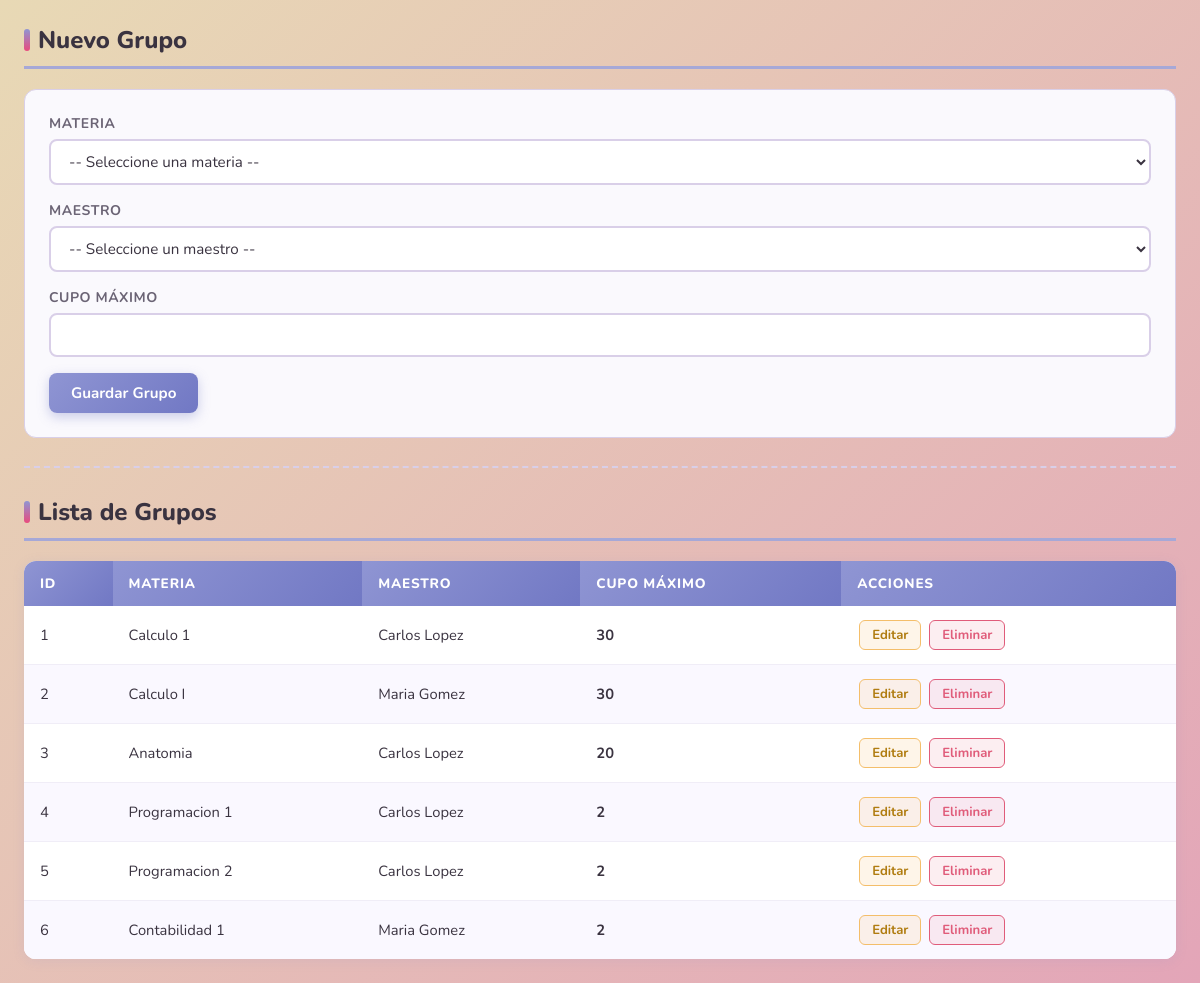
The app's page /grupos3.php with its own data.
### tables this page shows
CREATE TABLE `grupos` (
  `id_grupo` int NOT NULL,
  `id_materia` int NOT NULL,
  `id_maestro` int NOT NULL,
  `cupo_maximo` int NOT NULL
);

CREATE TABLE `materias` (
  `id_materia` int NOT NULL,
  `nombre` varchar(100) NOT NULL,
  `id_carrera` int NOT NULL
);

CREATE TABLE `maestros` (
  `id_maestro` int NOT NULL,
  `nombre` varchar(100) NOT NULL,
  `apellido` varchar(100) NOT NULL,
  `especialidad` varchar(100) NOT NULL,
  `correo` varchar(100) DEFAULT NULL
);

### sistemaestudiantilmodulo3.3.php (called while the page is built, shortened)
<?php
class clasesistema
{
    private $host = "localhost";
    private $usuario = "root";
    private $password = "chilaquilas25";
    private $bd = "nextgen_db";
    private $puerto = 3308;
    private $conexion;
    public function __construct()
    {
        $this->conexion = new mysqli(
            $this->host,
            $this->usuario,
            $this->password,
            $this->bd,
            $this->puerto
        );
    }
    public function obtenerGenerico($tabla)
    {
        $sql = "SELECT * FROM $tabla";
        return $this->conexion->query($sql);
    }
    public function seleccionarGenerico($tabla, $campoId, $id)
    {
        $id = $this->conexion->real_escape_string($id);
        $sql = "SELECT * FROM $tabla WHERE $campoId = '$id'";
        $resultado = $this->conexion->query($sql);
        return $resultado->fetch_assoc();
    }
}
?>

### grupos3.php (the view, shortened to what this page needs)
<?php
require_once "sistemaestudiantilmodulo3.3.php";
$obj = new clasesistema();
$editando = false;
$data = null;
$grupos = $obj->obtenerGenerico("grupos");
?>
<!DOCTYPE html>
<html lang="es">
<head>
    <link rel="stylesheet" href="implementaciones.css">
</head>
<body>
<div class="container">
    <h2><?= $editando ? "Editar Grupo" : "Nuevo Grupo" ?></h2>
    <form method="POST" action="grupos3.php">
        <label>Materia</label>
        <select name="id_materia" required>
            <option value="">-- Seleccione una materia --</option>
        </select>
        <label>Maestro</label>
        <select name="id_maestro" required>
            <option value="">-- Seleccione un maestro --</option>
        </select>
        <label>Cupo Máximo</label>
        <input type="number" name="cupo_maximo" min="1" max="55"
               value="<?= $editando ? $data['cupo_maximo'] : '' ?>" required>
        <button type="submit" name="<?= $editando ? 'actualizar' : 'guardar' ?>" class="btn">
            <?= $editando ? "Actualizar Grupo" : "Guardar Grupo" ?>
        </button>
    </form>
    <hr>
    <h2>Lista de Grupos</h2>
    <table>
        <thead>
            <tr>
                <th>ID</th>
                <th>Materia</th>
                <th>Maestro</th>
                <th>Cupo Máximo</th>
                <th>Acciones</th>
            </tr>
        </thead>
        <tbody>
            <?php while($row = $grupos->fetch_assoc()):
                $materia = $obj->seleccionarGenerico("materias", "id_materia", $row['id_materia']);
                $maestro = $obj->seleccionarGenerico("maestros", "id_maestro", $row['id_maestro']);
            ?>
            <tr>
                <td><?= $row['id_grupo'] ?></td>
                <td><?= htmlspecialchars($materia['nombre'] ?? '—') ?></td>
                <td><?= htmlspecialchars($maestro ? $maestro['nombre']." ".$maestro['apellido'] : '—') ?></td>
                <td><strong><?= $row['cupo_maximo'] ?></strong></td>
                <td>
                    <a href="grupos3.php?editar=<?= $row['id_grupo'] ?>">Editar</a>
                    <a href="grupos3.php?eliminar=<?= $row['id_grupo'] ?>"
                       onclick="return confirm('¿Estás seguro de eliminar este grupo?')"
                       class="btn-del">Eliminar</a>
                </td>
            </tr>
            <?php endwhile; ?>
        </tbody>
    </table>
</div>
</body>
</html>

### implementaciones.css (style rules this page uses)
:root { --beige: #E8D9B5; --gris: #A89F94; --rosado: #E8A9A9; --rosado-fuerte: #E94B7D; --durazno: #F4BE6A; --lila: #8F95D3; --lila-claro: #A6A8D7; --rosado-claro: #E3A5B8; --blanco: #ffffff; --texto: #3a3340; --texto-suave: #6b6475; --borde: #d9cfe8; --sombra: rgba(143, 149, 211, 0.15); --sombra-hover: rgba(143, 149, 211, 0.30); --verde: #4caf87; --rojo: #e05c7a; }
* { box-sizing: border-box; margin: 0; padding: 0; }
body { font-family: 'Nunito', 'Segoe UI', Tahoma, Geneva, Verdana, sans-serif; background: linear-gradient(135deg, var(--beige) 0%, var(--rosado-claro) 100%); min-height: 100vh; color: var(--texto); padding: 24px; }
TÍTULOS h1, h2, h3 { color: var(--texto); font-weight: 800; }
h2 { font-size: 1.5rem; margin-bottom: 20px; padding-bottom: 10px; border-bottom: 3px solid var(--lila-claro); display: flex; align-items: center; gap: 8px; }
h2::before { content: ''; display: inline-block; width: 6px; height: 22px; background: linear-gradient(180deg, var(--lila), var(--rosado-fuerte)); border-radius: 4px; }
hr { border: none; border-top: 2px dashed var(--borde); margin: 28px 0; }
form { background: #faf9fd; border: 1px solid var(--borde); border-radius: 12px; padding: 24px; margin-bottom: 20px; }
label { display: block; font-weight: 700; font-size: 0.875rem; color: var(--texto-suave); margin-bottom: 6px; text-transform: uppercase; letter-spacing: 0.04em; }
input[type="text"], input[type="email"], input[type="number"], input[type="password"], select, textarea { width: 100%; padding: 10px 14px; border: 2px solid var(--borde); border-radius: 8px; font-family: 'Nunito', sans-serif; font-size: 0.95rem; color: var(--texto); background: var(--blanco); transition: border-color 0.2s, box-shadow 0.2s; margin-bottom: 16px; }
.btn, button[type="submit"], button[name="guardar"], button[name="actualizar"], button[name="guardarestudiante"], button[name="actualizarestudiante"], button[name="guardarmaestro"], button[name="actualizarmaestro"], button[name="login"], button[name="manual"], button[name="programar"] { display: inline-flex; align-items: center; gap: 6px; padding: 10px 22px; border: none; border-radius: 8px; font-family: 'Nunito', sans-serif; font-size: 0.95rem; font-weight: 700; cursor: pointer; transition: transform 0.15s, box-shadow 0.15s, background 0.2s; text-decoration: none; color: var(--blanco); }
button[type="submit"], button[name="guardar"], button[name="guardarestudiante"], button[name="guardarmaestro"] { background: linear-gradient(135deg, var(--lila), #7178c4); box-shadow: 0 4px 12px rgba(113, 120, 196, 0.35); }
table { width: 100%; border-collapse: collapse; margin-top: 12px; background: var(--blanco); border-radius: 12px; overflow: hidden; box-shadow: 0 2px 12px var(--sombra); }
thead th, tr th { background: linear-gradient(135deg, var(--lila), #7178c4); color: var(--blanco); padding: 13px 16px; font-size: 0.85rem; text-transform: uppercase; letter-spacing: 0.06em; font-weight: 800; text-align: left; border: none; }
tbody td, tr td { padding: 12px 16px; border-bottom: 1px solid #f0edf7; font-size: 0.92rem; vertical-align: middle; }
tbody tr:last-child td { border-bottom: none; }
tbody tr:nth-child(even), tr:nth-child(even) td { background-color: #faf8ff; }
a[href*="editar"], a[href*="eliminar"] { display: inline-flex; align-items: center; gap: 4px; padding: 5px 12px; border-radius: 6px; font-size: 0.82rem; font-weight: 700; text-decoration: none; margin: 2px; transition: transform 0.15s, box-shadow 0.15s; }
a[href*="editar"] { background: rgba(244, 190, 106, 0.15); color: #b07c10; border: 1.5px solid var(--durazno); }
a[href*="eliminar"], .btn-del { background: rgba(224, 92, 122, 0.1); color: var(--rojo) !important; border: 1.5px solid var(--rojo); text-decoration: none !important; font-weight: 700 !important; }

### records on screen
grupos: id_grupo "1", id_materia.nombre "Calculo 1", id_maestro.apellido "Carlos Lopez", cupo_maximo "30"
grupos: id_grupo "2", id_materia.nombre "Calculo I", id_maestro.apellido "Maria Gomez", cupo_maximo "30"
grupos: id_grupo "3", id_materia.nombre "Anatomia", id_maestro.apellido "Carlos Lopez", cupo_maximo "20"
grupos: id_grupo "4", id_materia.nombre "Programacion 1", id_maestro.apellido "Carlos Lopez", cupo_maximo "2"
grupos: id_grupo "5", id_materia.nombre "Programacion 2", id_maestro.apellido "Carlos Lopez", cupo_maximo "2"
grupos: id_grupo "6", id_materia.nombre "Contabilidad 1", id_maestro.apellido "Maria Gomez", cupo_maximo "2"
